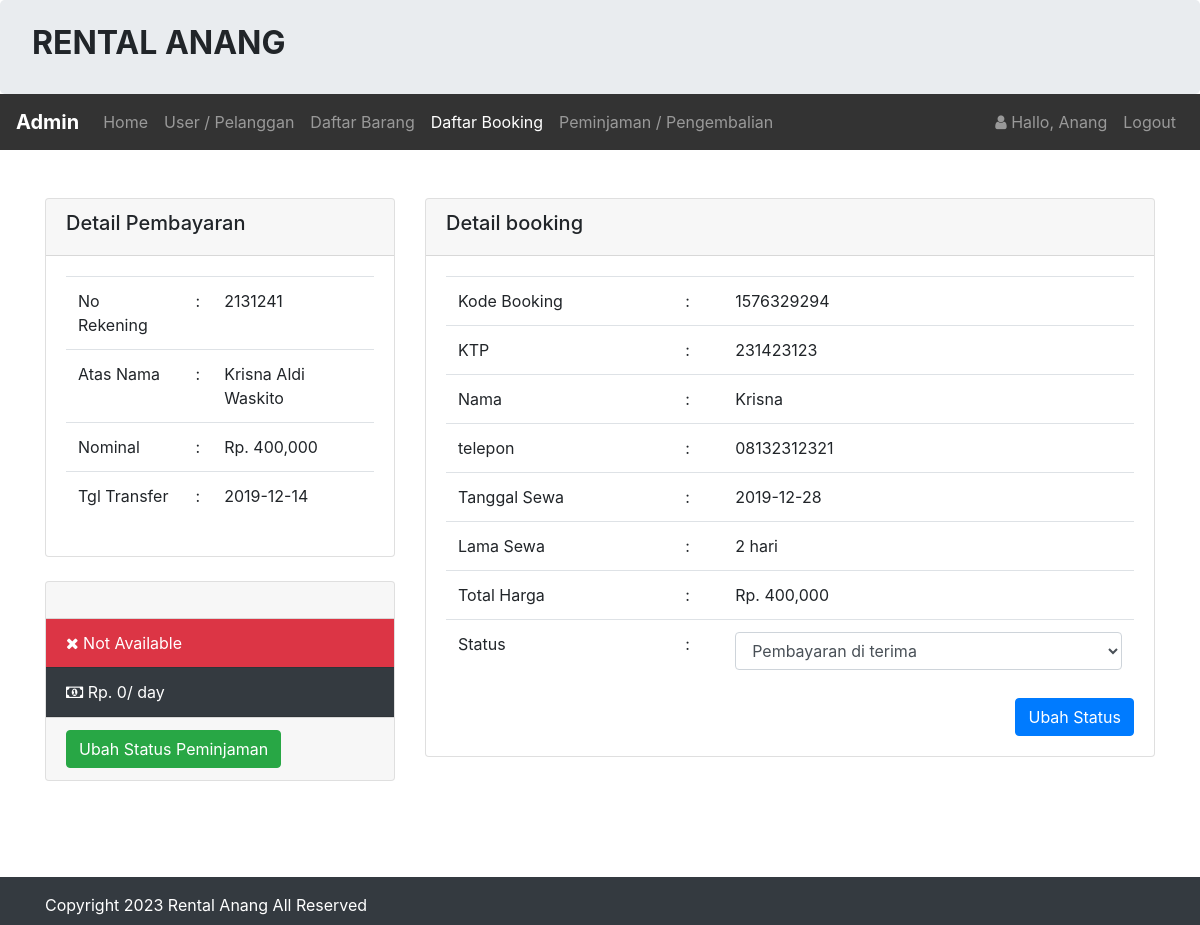
The app's page /admin/booking/bayar.php?id=1576329294 (signed in) with its own data.
### tables this page shows
CREATE TABLE `infoweb` (
  `id` int(11) NOT NULL,
  `nama_rental` varchar(255) DEFAULT NULL,
  `telp` varchar(15) DEFAULT NULL,
  `alamat` text DEFAULT NULL,
  `email` varchar(255) DEFAULT NULL,
  `no_rek` text DEFAULT NULL,
  `updated_at` timestamp NOT NULL DEFAULT current_timestamp()
);

CREATE TABLE `pembayaran` (
  `id_pembayaran` int(11) NOT NULL,
  `id_booking` int(255) NOT NULL,
  `no_rekening` int(255) NOT NULL,
  `nama_rekening` varchar(255) NOT NULL,
  `nominal` int(255) NOT NULL,
  `tanggal` varchar(255) NOT NULL
);

CREATE TABLE `booking` (
  `id_booking` int(11) NOT NULL,
  `kode_booking` varchar(255) NOT NULL,
  `id_login` int(11) NOT NULL,
  `id_barang` int(11) NOT NULL,
  `ktp` varchar(255) NOT NULL,
  `nama` varchar(255) NOT NULL,
  `alamat` varchar(255) NOT NULL,
  `no_tlp` varchar(15) NOT NULL,
  `tanggal` varchar(255) NOT NULL,
  `lama_sewa` int(11) NOT NULL,
  `total_harga` int(11) NOT NULL,
  `konfirmasi_pembayaran` varchar(255) NOT NULL,
  `tgl_input` varchar(255) NOT NULL
);

### koneksi/koneksi.php (called while the page is built, shortened)
<?php
    $user = 'root';
    $pass = '';
    $koneksi = new PDO("mysql:host=localhost;dbname=rental_tahu_outdooor", $user, $pass);
    $url = "http://localhost/aku/";
    $sql_web = "SELECT * FROM infoweb WHERE id = 1";
    $row_web = $koneksi->prepare($sql_web);
    $row_web->execute();
    $info_web = $row_web->fetch(PDO::FETCH_OBJ);
?>

### admin/booking/bayar.php (the view, shortened to what this page needs)
<?php
    require '../../koneksi/koneksi.php';
    $title_web = 'Konfirmasi';
    include '../header.php';
    $kode_booking = $_GET['id'];
    $hasil = $koneksi->query("SELECT * FROM booking WHERE kode_booking = '$kode_booking'")->fetch();
    $id_booking = $hasil['id_booking'];
    $hsl = $koneksi->query("SELECT * FROM pembayaran WHERE id_booking = '$id_booking'")->fetch();
    $c = $koneksi->query("SELECT * FROM pembayaran WHERE id_booking = '$id_booking'")->rowCount();
    $id = $hasil['id_barang'];
    $isi = $koneksi->query("SELECT * FROM barang WHERE id_barang = '$id'")->fetch();
?>
<br>
<br>
<div class="container">
<div class="row">
    <div class="col-sm-4">
        <div class="card">
            <div class="card-header">
                <h5> Detail Pembayaran</h5>
            </div>
            <div class="card-body">
                <?php if($c > 0){?>
                <table class="table">
                    <tr>
                        <td>No Rekening</td>
                        <td> :</td>
                        <td><?= $hsl['no_rekening'];?></td>
                    </tr>
                    <tr>
                        <td>Atas Nama </td>
                        <td> :</td>
                        <td><?= $hsl['nama_rekening'];?></td>
                    </tr>
                    <tr>
                        <td>Nominal  </td>
                        <td> :</td>
                        <td>Rp. <?= number_format($hsl['nominal']);?></td>
                    </tr>
                    <tr>
                        <td>Tgl  Transfer</td>
                        <td> :</td>
                        <td><?= $hsl['tanggal'];?></td>
                    </tr>
                </table>
                <?php }else{?>
                    <h4>Belum di bayar</h4>
                <?php }?>
            </div>
        </div>
        <br/>
        <div class="card">
            <div class="card-header">
            </div>
            <ul class="list-group list-group-flush">
                <?php if($isi['status'] == 'Tersedia'){?>
                    <li class="list-group-item bg-primary text-white">
                        <i class="fa fa-check"></i> Available
                    </li>
                <?php }else{?>
                    <li class="list-group-item bg-danger text-white">
                        <i class="fa fa-close"></i> Not Available
                    </li>
                <?php }?>
                <li class="list-group-item bg-dark text-white">
                    <i class="fa fa-money"></i> Rp. <?php echo number_format($isi['harga']);?>/ day
                </li>
            </ul>
            <div class="card-footer">
                <a href="<?php echo $url;?>admin/peminjaman/peminjaman.php?id=<?php echo $hasil['kode_booking'];?>"
                    class="btn btn-success btn-md">Ubah Status Peminjaman</a>
            </div>
        </div>
    </div>
    <div class="col-sm-8">
         <div class="card">
            <div class="card-header">
                <h5> Detail booking</h5>
            </div>
           <div class="card-body">
               <form method="post" action="proses.php?id=konfirmasi">
                    <table class="table">
                        <tr>
                            <td>Kode Booking  </td>
                            <td> :</td>
                            <td><?php echo $hasil['kode_booking'];?></td>
                        </tr>
                        <tr>
                            <td>KTP  </td>
                            <td> :</td>
                            <td><?php echo $hasil['ktp'];?></td>
                        </tr>
                        <tr>
                            <td>Nama  </td>
                            <td> :</td>
                            <td><?php echo $hasil['nama'];?></td>
                        </tr>
                        <tr>
                            <td>telepon  </td>
                            <td> :</td>
                            <td><?php echo $hasil['no_tlp'];?></td>
                        </tr>
                        <tr>
                            <td>Tanggal Sewa </td>
                            <td> :</td>
                            <td><?php echo $hasil['tanggal'];?></td>
                        </tr>
                        <tr>
                            <td>Lama Sewa </td>
                            <td> :</td>
                            <td><?php echo $hasil['lama_sewa'];?> hari</td>
                        </tr>
                        <tr>
                            <td>Total Harga </td>
                            <td> :</td>
                            <td>Rp. <?php echo number_format($hasil['total_harga']);?></td>
                        </tr>
                        <tr>
                            <td>Status </td>
                            <td> :</td>
                            <td>
                                <select class="form-control" name="status">
                                    <option <?php if($hasil['konfirmasi_pembayaran'] == 'Pembayaran di terima'){echo 'selected';}?>>
                                        Pembayaran di terima
                                    </option>
                                </select>
                            </td>
                        </tr>
                    </table>
                    <button type="submit" class="btn btn-primary float-right">
                        Ubah Status
                    </button>
            </form>
           </div>
         </div>
    </div>
</div>
</div>
<br>
<br>
<br>
<?php include '../footer.php';?>

### admin/header.php (shortened to what this page needs)
<?php
    $id_login = $_SESSION['USER']['id_login'];
    $row = $koneksi->prepare("SELECT * FROM login WHERE id_login=?");
    $row->execute(array($id_login));
    $hasil_login = $row->fetch();
?>
<!doctype html>
<html lang="en">
  <head>
    <link rel="stylesheet" href="<?php echo $url;?>assets/css/bootstrap.css" >
    <link rel="stylesheet" href="<?php echo $url;?>assets/css/font-awesome.css" >
     <link rel="stylesheet" href="assets/css/bootstrap.css" >
    <link rel="stylesheet" href="assets/css/font-awesome.css" >
    <link rel="stylesheet" href="https://cdn.jsdelivr.net/npm/bootstrap@4.1.3/dist/css/bootstrap.min.css">
  </head>
  <body>
    <div class="jumbotron pt-4 pb-4">
        <div class="row">
            <div class="col-sm-8">
                <h2><b style="text-transform:uppercase;"><?= $info_web->nama_rental;?> </b></h2>
            </div>
        </div>
    </div>
    <nav class="navbar navbar-expand-lg navbar-dark" style="background-color: #333;">
        <a class="navbar-brand" href="<?php echo $url;?>admin/"><b>Admin </b></a>
        <div class="collapse navbar-collapse" id="collapsibleNavId">
            <ul class="navbar-nav mr-auto mt-2 mt-lg-0">
                <li class="nav-item <?php if($title_web == 'Dashboard'){ echo 'active';}?>">
                    <a class="nav-link" href="<?php echo $url;?>admin/">Home <span class="sr-only">(current)</span></a>
                </li>
                <li class="nav-item <?php if($title_web == 'User'){ echo 'active';}?>">
                    <a class="nav-link" href="<?php echo $url;?>admin/user/index.php">User / Pelanggan</a>
                </li>
                <li class="nav-item <?php if($title_web == 'Daftar Barang'){ echo 'active';}?>
                <?php if($title_web == 'Tambah Barang'){ echo 'active';}?>
                <?php if($title_web == 'Edit Barang'){ echo 'active';}?>">
                    <a class="nav-link" href="<?php echo $url;?>admin/mobil/barang.php">Daftar Barang</a>
                </li>
                <li class="nav-item <?php if($title_web == 'Daftar Booking'){ echo 'active';}?>
                <?php if($title_web == 'Konfirmasi'){ echo 'active';}?>">
                    <a class="nav-link" href="<?php echo $url;?>admin/booking/booking.php">Daftar Booking</a>
                </li>
                <li class="nav-item <?php if($title_web == 'Peminjaman'){ echo 'active';}?>">
                    <a class="nav-link" href="<?php echo $url;?>admin/peminjaman/peminjaman.php">Peminjaman / Pengembalian</a>
                </li>
            </ul>
            <ul class="navbar-nav my-2 my-lg-0">
                <li class="nav-item">
                    <a class="nav-link" href="#">
                        <i class="fa fa-user"> </i> Hallo, <?php echo $hasil_login['nama_pengguna'];?>
                    </a>
                </li>
                <li class="nav-item">
                    <a class="nav-link" onclick="return confirm('Apakah anda ingin logout ?');" href="<?php echo $url;?>admin/logout.php">Logout</a>
                </li>
            </ul>
        </div>
    </nav>

### admin/footer.php (shortened to what this page needs)
    <div class="footer mt-4 bg-dark text-white pt-3 pb-2">
      <div class="container">
        Copyright <?= date('Y');?> <?= $info_web->nama_rental;?> All Reserved
      </div>
    </div>
  </body>
</html>

### records on screen
infoweb: nama_rental "RENTAL ANANG", nama_rental "Rental Anang"
pembayaran: no_rekening "2131241", nama_rekening "Krisna Aldi Waskito", nominal "400,000", tanggal "2019-12-14"
booking: kode_booking "1576329294", ktp "231423123", nama "Krisna", no_tlp "08132312321", tanggal "2019-12-28", lama_sewa "2", total_harga "400,000", status "Pembayaran di terima"

### other values on screen
$hasil_login['nama_pengguna'] "Anang"
$isi['harga'] "0"
